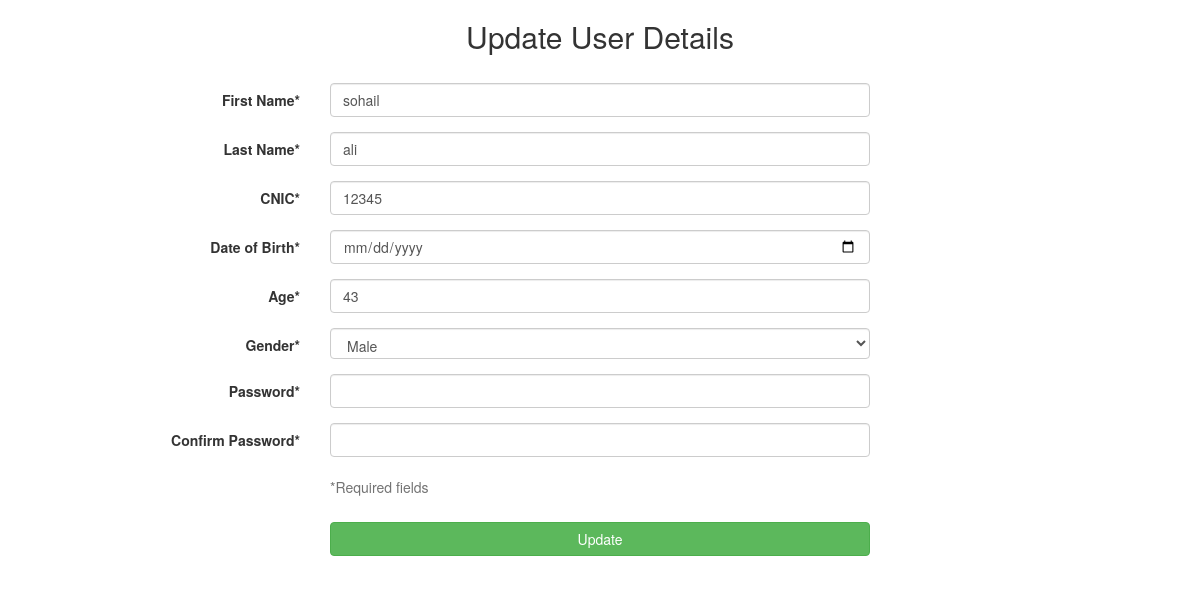
Before: /usersystem/get_user/11 with the older database file.
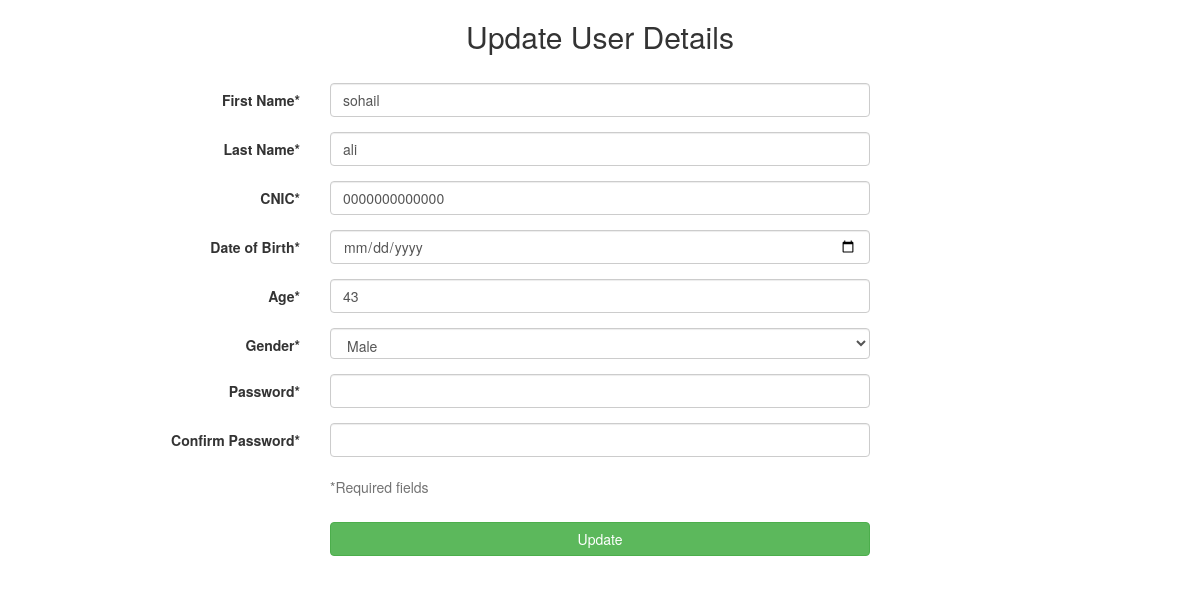
After: the same page with the newer database file.
### usersystem/models.py (models this page shows, shortened)
class Clients(models.Model):
    user_id = models.AutoField
    firstname = models.CharField(max_length=25)
    lastname = models.CharField(max_length=25)
    cnic = models.CharField(max_length=50)
    dob = models.DateField()
    age = models.IntegerField(default=0)
    gender = models.CharField(max_length=25)
    password = models.CharField(max_length=25)
    status = models.IntegerField(default=0)

### usersystem/views.py (the view)
# urls.py: path('get_user/<int:myid>', views.get_user, name="get_user"),
def get_user(request, myid):
    user = Clients.objects.get(id=myid)
    data = {'user': user}
    return render(request, 'update_user.html', data)

### usersystem/templates/update_user.html (shortened to what this page needs)
<link href="//maxcdn.bootstrapcdn.com/bootstrap/4.0.0/css/bootstrap.min.css" rel="stylesheet" id="bootstrap-css">
<link href="//netdna.bootstrapcdn.com/bootstrap/3.2.0/css/bootstrap.min.css" rel="stylesheet" id="bootstrap-css">
<div class="container">
    <h2 style="text-align:center">Update User Details</h2><br>
</div>
<div class="container">
    <form class="form-horizontal" action="{% url 'usersystem:update_user' user.id %}" method="POST" enctype="multipart/form-data"> {% csrf_token %}
                <div class="form-group">
                    <label for="firstname" class="col-sm-3 control-label">First Name*</label>
                    <div class="col-sm-6">
                        <input type="text" name="firstname" required value="{{user.firstname}}" class="form-control" autofocus>
                    </div>
                </div>
                <div class="form-group">
                    <label for="lastname" class="col-sm-3 control-label">Last Name*</label>
                    <div class="col-sm-6">
                        <input type="text" name="lastname" required value="{{user.lastname}}" class="form-control">
                    </div>
                </div>
                <div class="form-group">
                    <label for="cnic" class="col-sm-3 control-label">CNIC* </label>
                    <div class="col-sm-6">
                        <input type="phoneNumber" name="cnic" pattern="[0-9]{13}" value="{{user.cnic}}" class="form-control">
                    </div>
                </div>
                <div class="form-group">
                    <label for="dob" class="col-sm-3 control-label">Date of Birth*</label>
                    <div class="col-sm-6">
                        <input type="date" name="date" required class="form-control">
                    </div>
                </div>
                <div class="form-group">
                    <label for="age" class="col-sm-3 control-label">Age* </label>
                    <div class="col-sm-6">
                        <input type="number" name="age" min="18" max="100" required value="{{user.age}}" class="form-control">
                    </div>
                </div>
                <div class="form-group">
                    <label for="gender" class="col-sm-3 control-label">Gender* </label>
                    <div class="col-sm-6">
                        <select class="form-control form-control-lg" value="{{user.gender}}  name="gender">
                            <option>Male</option>
                          </select>
                    </div>
                </div>
                <div class="form-group">
                    <label for="password" class="col-sm-3 control-label">Password*</label>
                    <div class="col-sm-6">
                        <input type="password" name="password" id="password" required  class="form-control">
                    </div>
                </div>
                <div class="form-group">
                    <label for="confirmPassword" class="col-sm-3 control-label">Confirm Password*</label>
                    <div class="col-sm-6">
                        <input type="password" id="confirmpassword"  class="form-control">
                    </div>
                </div>
                <div class="form-group">
                    <div class="col-sm-6 col-sm-offset-3">
                        <span class="help-block">*Required fields</span>
                    </div>
                </div>
                <div class="form-group">
                    <div class="col-sm-6 col-sm-offset-3">
                        <button type="submit" class="btn btn-success btn-block">Update</button>
                    </div>
                </div>
            </form>
        </div>

Changed rows visible on the page:
changed Clients "sohail": cnic "12345" → "0000000000000"
